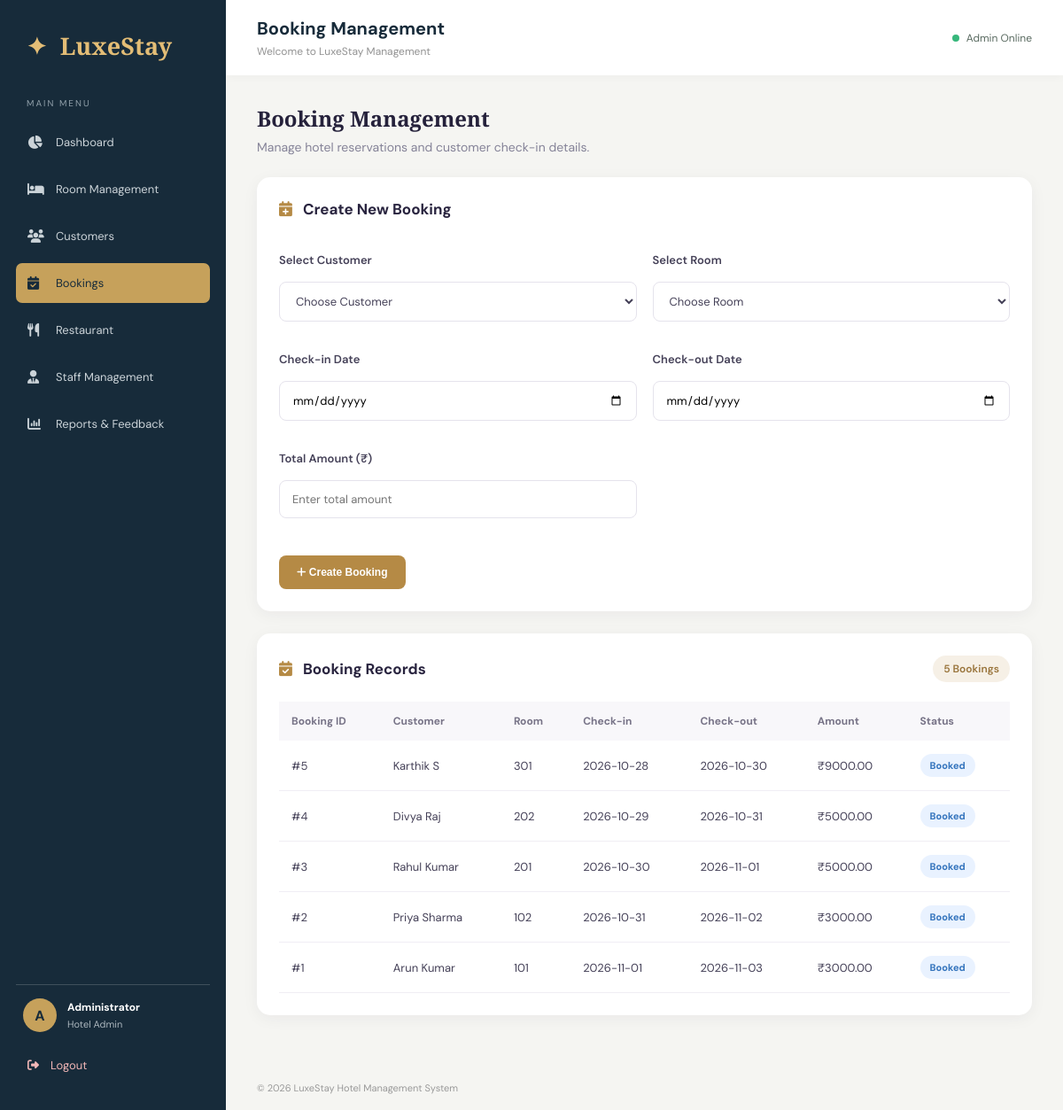
/bookings (signed in), run on the app's committed database.
### tables this page shows
CREATE TABLE bookings (
            id INTEGER PRIMARY KEY AUTOINCREMENT,
            customer_id INTEGER NOT NULL,
            room_id INTEGER NOT NULL,
            check_in TEXT NOT NULL,
            check_out TEXT NOT NULL,
            total_amount REAL NOT NULL,
            status TEXT DEFAULT 'Booked',
            FOREIGN KEY(customer_id) REFERENCES customers(id),
            FOREIGN KEY(room_id) REFERENCES rooms(id)
        );

CREATE TABLE customers (
            id INTEGER PRIMARY KEY AUTOINCREMENT,
            name TEXT NOT NULL,
            email TEXT,
            phone TEXT,
            address TEXT
        );

CREATE TABLE rooms (
            id INTEGER PRIMARY KEY AUTOINCREMENT,
            room_number TEXT UNIQUE NOT NULL,
            room_type TEXT NOT NULL,
            price REAL NOT NULL,
            status TEXT DEFAULT 'Available',
            description TEXT
        );

### app.py (the view, shortened to what this page needs)
@app.route("/bookings", methods=["GET", "POST"])
@login_required
def bookings():
    conn = get_db()
    customer_list = conn.execute(
        "SELECT * FROM customers ORDER BY name"
    ).fetchall()
    room_list = conn.execute(
        "SELECT * FROM rooms WHERE status = 'Available'"
    ).fetchall()
    booking_list = conn.execute("""
        SELECT b.*,
               c.name AS customer_name,
               r.room_number,
               r.room_type
        FROM bookings b
        JOIN customers c ON b.customer_id = c.id
        JOIN rooms r ON b.room_id = r.id
        ORDER BY b.id DESC
    """).fetchall()
    conn.close()
    return render_template(
        "bookings.html",
        customers=customer_list,
        rooms=room_list,
        bookings=booking_list
    )

### app.py (called while the page is built)
def login_required(route):
    @wraps(route)
    def wrapper(*args, **kwargs):
        if "admin" not in session:
            flash("Please login to continue.", "error")
            return redirect(url_for("login"))
        return route(*args, **kwargs)
    return wrapper

### database.py (called while the page is built)
def get_db():
    conn = sqlite3.connect(DB_PATH)
    conn.row_factory = sqlite3.Row
    conn.execute("PRAGMA foreign_keys = ON")
    return conn

### templates/bookings.html (shortened to what this page needs)
{% extends "base.html" %}
{% block page_heading %}Booking Management{% endblock %}
{% block content %}
<div class="page-intro">
    <div>
        <h2>Booking Management</h2>
        <p>Manage hotel reservations and customer check-in details.</p>
    </div>
</div>
<div class="management-card">
    <div class="card-heading">
        <h3><i class="fa-solid fa-calendar-plus"></i> Create New Booking</h3>
    </div>
    <form method="POST" action="{{ url_for('bookings') }}" class="management-form">
        <div class="form-grid">
            <div class="form-group">
                <label>Select Customer</label>
                <select name="customer_id" required>
                    <option value="">Choose Customer</option>
                </select>
            </div>
            <div class="form-group">
                <label>Select Room</label>
                <select name="room_id" required>
                    <option value="">Choose Room</option>
                </select>
            </div>
            <div class="form-group">
                <label>Check-in Date</label>
                <input type="date" name="check_in" required>
            </div>
            <div class="form-group">
                <label>Check-out Date</label>
                <input type="date" name="check_out" required>
            </div>
            <div class="form-group">
                <label>Total Amount (₹)</label>
                <input type="number" name="total_amount"
                       min="0" step="0.01"
                       placeholder="Enter total amount" required>
            </div>
        </div>
        <button type="submit" class="primary-btn">
            <i class="fa-solid fa-plus"></i> Create Booking
        </button>
    </form>
</div>
<div class="management-card">
    <div class="card-heading">
        <h3><i class="fa-solid fa-calendar-check"></i> Booking Records</h3>
        <span class="count-label">{{ bookings|length }} Bookings</span>
    </div>
    <div class="table-responsive">
        <table class="management-table">
            <thead>
                <tr>
                    <th>Booking ID</th>
                    <th>Customer</th>
                    <th>Room</th>
                    <th>Check-in</th>
                    <th>Check-out</th>
                    <th>Amount</th>
                    <th>Status</th>
                </tr>
            </thead>
            <tbody>
                {% for booking in bookings %}
                <tr>
                    <td>#{{ booking.id }}</td>
                    <td>{{ booking.customer_name }}</td>
                    <td>{{ booking.room_number }}</td>
                    <td>{{ booking.check_in }}</td>
                    <td>{{ booking.check_out }}</td>
                    <td>₹{{ "%.2f"|format(booking.total_amount) }}</td>
                    <td>
                        <span class="booking-status {{ booking.status|lower|replace(' ', '-') }}">
                            {{ booking.status }}
                        </span>
                    </td>
                </tr>
                {% else %}
                <tr>
                    <td colspan="7" class="empty-message">
                        No bookings available yet.
                    </td>
                </tr>
                {% endfor %}
            </tbody>
        </table>
    </div>
</div>
{% endblock %}

### static/css/style.css (style rules this page uses)
:root { --navy: #172B3A; --gold: #C6A15B; --cream: #F7F5F0; --white: #FFFFFF; --text: #273746; }
* { margin: 0; padding: 0; box-sizing: border-box; }
body { font-family: 'DM Sans', sans-serif; background: var(--cream); color: var(--text); }
.admin-body { background: #F5F5F2; min-height: 100vh; }
.table-responsive { overflow-x: auto; }
.page-intro { display: flex; justify-content: space-between; align-items: center; margin-bottom: 25px; }
.page-intro h2 { font-family: 'Playfair Display', serif; color: #172B3A; font-size: 25px; }
.page-intro p { color: #999; font-size: 12px; margin-top: 7px; }
.management-card { background: white; padding: 25px; border-radius: 10px; box-shadow: 0 3px 15px rgba(0,0,0,0.03); min-width: 0; }
.management-card h3 { color: #172B3A; font-size: 17px; }
.management-card h3 i { color: #C6A15B; margin-right: 8px; }
.management-form label { display: block; font-size: 12px; font-weight: 600; color: #52616B; margin: 16px 0 8px; }
.management-form input, .management-form select, .management-form textarea { width: 100%; padding: 13px; border: 1px solid #E3E3E3; border-radius: 6px; font-family: inherit; font-size: 12px; outline: none; background: white; }
.primary-btn { margin-top: 22px; background: #172B3A; color: white; border: none; padding: 14px 22px; border-radius: 6px; cursor: pointer; font-weight: 600; font-size: 12px; }
.page-intro { margin-bottom: 25px; }
.page-intro h2 { color: #25213b; font-size: 24px; font-weight: 700; margin-bottom: 6px; }
.page-intro p { color: #858398; font-size: 14px; }
.management-card { background: #ffffff; padding: 25px; border-radius: 15px; margin-bottom: 25px; box-shadow: 0 4px 18px rgba(30, 25, 60, 0.05); }
.card-heading { display: flex; align-items: center; justify-content: space-between; gap: 12px; margin-bottom: 22px; }
.card-heading h3 { font-size: 17px; font-weight: 700; color: #29243f; }
.card-heading h3 i { color: #b58a45; margin-right: 8px; }
.form-grid { display: grid; grid-template-columns: repeat(2, minmax(0, 1fr)); gap: 18px; margin-bottom: 20px; }
.form-group { display: flex; flex-direction: column; gap: 8px; }
.form-group label { color: #454158; font-size: 13px; font-weight: 600; }
.form-group input { width: 100%; padding: 12px 14px; border: 1px solid #e5e3ec; border-radius: 8px; outline: none; font-size: 13px; }
.primary-btn { background: #b58a45; color: white; border: none; padding: 12px 20px; border-radius: 8px; cursor: pointer; font-weight: 600; }
.count-label { background: #f6f0e6; color: #99743b; padding: 7px 12px; border-radius: 20px; font-size: 12px; font-weight: 600; }
.table-responsive { width: 100%; overflow-x: auto; }
.management-table { width: 100%; border-collapse: collapse; min-width: 650px; }
.management-table th { background: #f8f7fa; color: #777387; text-align: left; padding: 14px; font-size: 12px; }
.management-table td { padding: 15px 14px; border-bottom: 1px solid #f0eef4; color: #454158; font-size: 13px; }
.form-group select { width: 100%; padding: 12px 14px; border: 1px solid #e5e3ec; border-radius: 8px; outline: none; background: #fff; color: #454158; font-size: 13px; }
.booking-status { display: inline-block; padding: 6px 11px; border-radius: 20px; font-size: 11px; font-weight: 700; background: #f6f0e6; color: #99743b; }
.booking-status.booked { background: #e9f2ff; color: #3474bd; }
.management-card .form-group select { width: 100%; padding: 12px 14px; border: 1px solid #e5e3ec; border-radius: 8px; background: #fff; color: #454158; outline: none; font-size: 13px; }
.management-table td { vertical-align: middle; }

### data on the page
bookings: id "5", customer_name "Karthik S", room_number "301", check_in "2026-10-28", check_out "2026-10-30", total_amount "9000.00", status "Booked"
bookings: id "4", customer_name "Divya Raj", room_number "202", check_in "2026-10-29", check_out "2026-10-31", total_amount "5000.00", status "Booked"
bookings: id "3", customer_name "Rahul Kumar", room_number "201", check_in "2026-10-30", check_out "2026-11-01", total_amount "5000.00", status "Booked"
bookings: id "2", customer_name "Priya Sharma", room_number "102", check_in "2026-10-31", check_out "2026-11-02", total_amount "3000.00", status "Booked"
bookings: id "1", customer_name "Arun Kumar", room_number "101", check_in "2026-11-01", check_out "2026-11-03", total_amount "3000.00", status "Booked"

### other printed values
{{ bookings|length }} "5"
